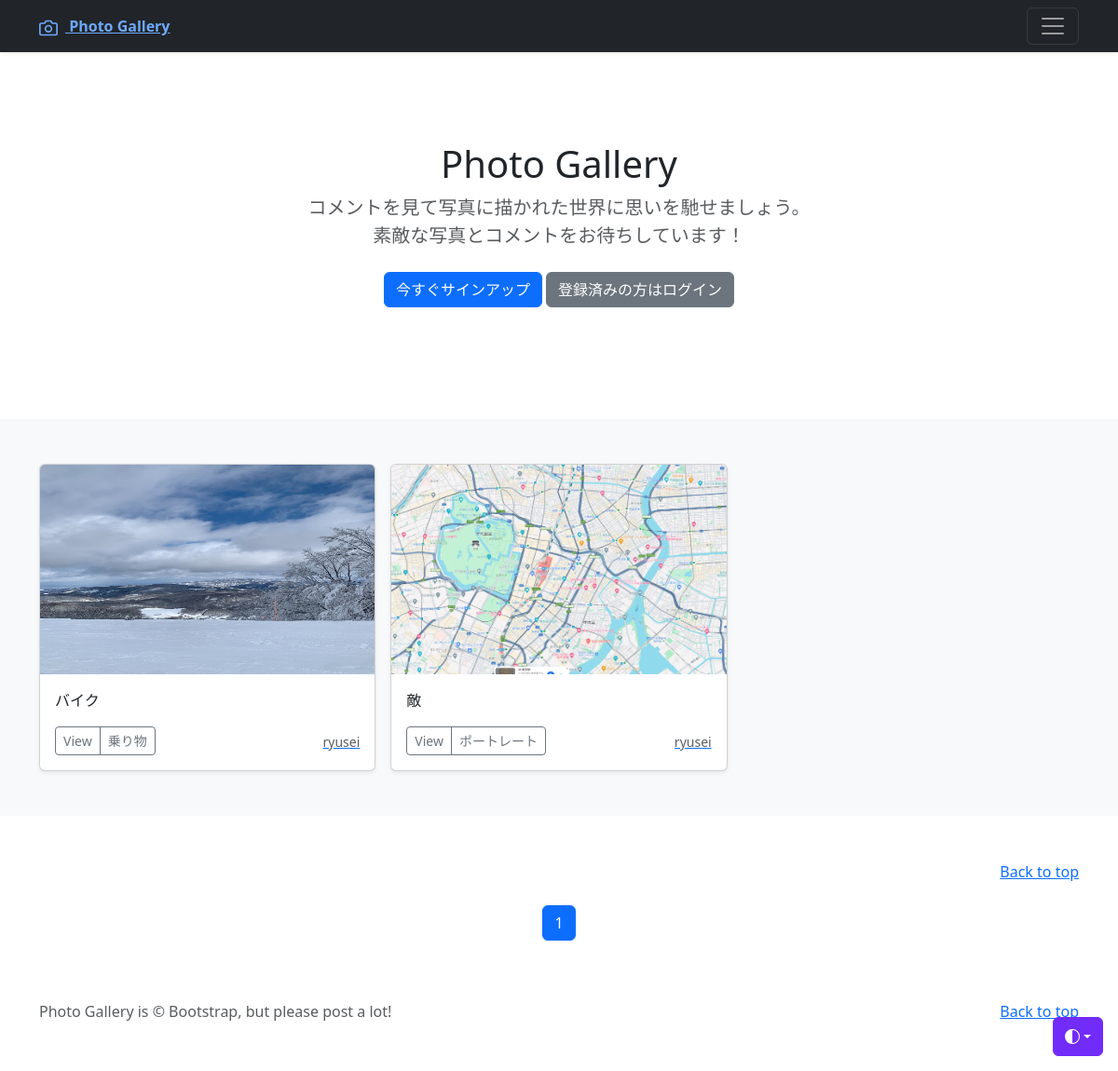
/user-list/1, run on the app's committed database.
### photo/models.py (models this page shows, shortened)
class PhotoPost(models.Model):
    user = models.ForeignKey(
        CustomUser,
        verbose_name='ユーザー',
        on_delete=models.CASCADE
    )
    category = models.ForeignKey(
        Category,
        verbose_name='カテゴリ',
        on_delete=models.PROTECT
        )
    title = models.CharField(
        verbose_name='タイトル',
        max_length=200
        )
    comment = models.TextField(
        verbose_name='コメント',
        )
    image1 = models.ImageField(
        verbose_name='イメージ１',
        upload_to='photos'  # MEDIA_ROOT以下のphotosにファイルを保存
        )
    image2 = models.ImageField(
        verbose_name='イメージ２',
        upload_to='photos',
        blank=True,   # フィールド値の設定は必須ではない
        null=True     # データベースにnullが保存されることを許容
        )
    posted_at = models.DateTimeField(
        verbose_name='投稿日時',
        auto_now_add=True   # 日時を自動追加
        )

class Category(models.Model):
    title = models.CharField(
        verbose_name='カテゴリ', # フィールドのタイトル
        max_length=20)

### accounts/models.py (models this page shows)
class CustomUser(AbstractUser):
    pass

### photo/views.py (the view)
# urls.py: path('user-list/<int:user>', views.UserView.as_view(), name = 'user_list'),
class UserView(ListView):
    template_name = 'index.html'
    paginate_by = 9
    def get_queryset(self):
        user_id = self.kwargs['user']
        user_list = PhotoPost.objects.filter(user=user_id).order_by('-posted_at')
        return user_list

### photo/templates/index.html (shortened to what this page needs)
{% extends 'base.html' %}
    {% block contents %}
    {% include "photos_title.html" %}
    {% include "photos_list.html" %}
    {% include 'pagination.html' %}
    {% endblock %}

### photo/templates/photos_list.html (shortened to what this page needs)
  <div class="album py-5 bg-body-tertiary">
    <div class="container">
      <div class="row row-cols-1 row-cols-sm-2 row-cols-md-3 g-3">
        {% for record in object_list %}
        <div class="col">
          <div class="card shadow-sm">
            <img src="{{ record.image1.url }}"
              class="bd-placeholder-img card-img-top" width="100%" height="225" xmlns="http://www.w3.org/2000/svg" role="img" aria-label="Placeholder: Thumbnail" preserveAspectRatio="xMidYMid slice" focusable="false"><title>Placeholder</title><rect width="100%" height="100%" fill="#55595c"/>
            <div class="card-body">
              <p class="card-text">
                {{record.title}}
              </p>
              <div class="d-flex justify-content-between align-items-center">
                <div class="btn-group">
                  <button type="button" class="btn btn-sm btn-outline-secondary" onclick="location.href='{% url 'photo:photo_detail' record.pk %}'">View</button>
                  <button type="button" class="btn btn-sm btn-outline-secondary" onclick="location.href='{% url 'photo:photos_cat' category=record.category.id %}'">{{record.category.title}}</button>
                </div>
                <a href="{% url 'photo:user_list' user=record.user.id %}"><small class="text-muted">{{record.user.username}}</small></a>
              </div>
            </div>
          </div>
        </div>
        {% endfor %}
      </div>
    </div>
  </div>
</main>
<footer class="text-body-secondary py-5">
  <div class="container">
    <p class="float-end mb-1">
      <a href="{% url 'photo:index' %}">Back to top</a>
    </p>
  </div>
</footer>
    </body>
</html>

### photo/templates/base.html (style rules this page uses)
.bd-placeholder-img { font-size: 1.125rem; text-anchor: middle; -webkit-user-select: none; -moz-user-select: none; user-select: none; }

### data on the page
PhotoPost: image1 (picture), title "バイク", category "乗り物", user.username "ryusei"
PhotoPost: image1 (picture), title "敵", category "ポートレート", user.username "ryusei"

### other printed values
{{ num }} "1"
